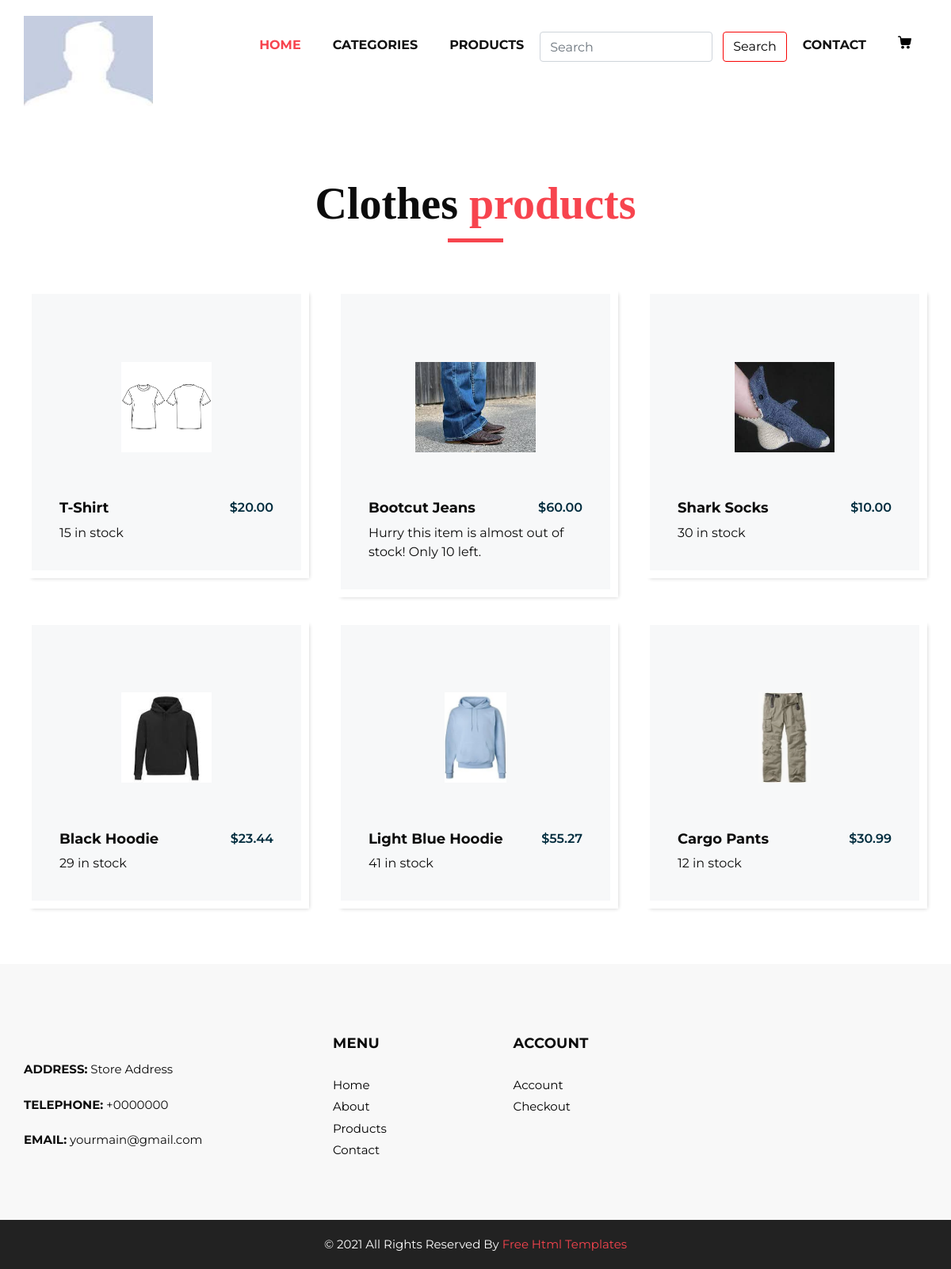
Screenshot of /store/categories/17/ with the database file from the repository.
### products/models.py (models this page shows, shortened)
class Categories(models.Model):
    category_name = models.CharField(max_length=100, unique=True)
    description = models.TextField(max_length=300, blank=True)
    class Meta:
        verbose_name_plural = 'Categories'

class Product(models.Model):
    BOOL_CHOICES = ((True, 'Display'), (False, 'Keep Hidden'))
    product_category = models.ForeignKey(Categories, on_delete=models.SET_NULL, null=True, related_name='categories', blank=True)
    title = models.CharField(max_length=100)
    image = models.ImageField(null=True, blank=True, upload_to='images/')
    description = models.TextField(max_length=250)
    price = models.DecimalField(max_digits=12, decimal_places=2)
    stock = models.IntegerField(default=0)
    created_at = models.DateTimeField(auto_now_add=True)
    display_product = models.BooleanField(null=True, default=False, choices=BOOL_CHOICES)
    id_hidden = models.IntegerField(default=0, null=True, blank=True)
    @property
    def stock_amount(self):
        if self.stock <= 0:
            return "This item is out of stock!"
        elif self.stock <= 10:
            return f'Hurry this item is almost out of stock! Only {self.stock} left.'
        else:
            return f"{self.stock} in stock"
    @property
    def imageURL(self):
        try:
            url = self.image.url
        except:
            url = ''
        return url
    class Meta:
        verbose_name_plural = 'Products'
        unique_together = ['title', 'product_category']

### store/views.py (the view)
# urls.py: path('categories/<slug:pk>/', ProductsByCategoryView.as_view(), name='products_by_category'),
class ProductsByCategoryView(ListView):
    model = Product
    template_name = 'store/products_by_category.html'
    context_object_name = 'products'
    def get_queryset(self):
        return Product.objects.filter(product_category=self.kwargs['pk'])
    def get_context_data(self, **kwargs):
        context = super().get_context_data(**kwargs)
        context['Category'] = Categories.objects.get(id=self.kwargs['pk'])
        return context

### store/templates/store/products_by_category.html (shortened to what this page needs)
{% extends 'store/storefront.html' %}
{% load static %}
{% block content %}
<section class="product_section layout_padding">
    <div class="container">
       <div class="heading_container heading_center">
          <h2>
            {{ Category.category_name }} <span>products</span>
          </h2>
       </div>
       <div class="row">
         {% for product in products %}
          <div class="col-sm-6 col-md-4 col-lg-4">
             <div class="box">
                <div class="img-box">
                   <img src="{{ product.imageURL }}" alt="">
                </div>
                <div class="detail-box">
                   <h5>
                      {{ product.title|title }}
                   </h5>
                   <h6>
                      ${{ product.price}}
                   </h6>
                </div>
                {{ product.stock_amount }}
             </div>
          </div>
          {% endfor %}
       </div>
       </div>
    </div>
{% endblock content %}

### django_project/static/css/store_css/style.css (style rules this page uses)
* { box-sizing: border-box; }
body { font-family: 'Montserrat', sans-serif; color: #0c0c0c; background-color: #ffffff; overflow-x: hidden; }
.layout_padding { padding: 70px 0; }
h1, h2 { font-family: 'Playfair Display', serif; }
.heading_container { display: -webkit-box; display: -ms-flexbox; display: flex; -webkit-box-orient: vertical; -webkit-box-direction: normal; -ms-flex-direction: column; flex-direction: column; -webkit-box-align: start; -ms-flex-align: start; align-items: flex-start; }
.heading_container h2 { position: relative; margin-bottom: 0; font-size: 3.5rem; font-weight: bold; }
.heading_container h2::after { content: ""; display: block; width: 70px; height: 5px; background: #f7444e; margin: 10px auto 10px; }
.heading_container h2 span { color: #f7444e; }
.heading_container.heading_center { -webkit-box-align: center; -ms-flex-align: center; align-items: center; text-align: center; }
.product_section .heading_container { margin-bottom: 20px; }
.product_section .box { position: relative; margin-top: 25px; padding: 35px 35px; background-color: #f7f8f9; -webkit-transition: all .3s; transition: all .3s; overflow: hidden; box-shadow: 5px 5px 5px -5px rgba(0,0,0,.2); border: solid #fff 10px; }
.product_section .box .img-box { display: -webkit-box; display: -ms-flexbox; display: flex; -webkit-box-pack: center; -ms-flex-pack: center; justify-content: center; -webkit-box-align: center; -ms-flex-align: center; align-items: center; height: 215px; }
.product_section .box .img-box img { max-width: 100%; max-height: 160px; -webkit-transition: all .3s; transition: all .3s; }
.product_section .box .detail-box { text-align: center; display: -webkit-box; display: -ms-flexbox; display: flex; -webkit-box-pack: justify; -ms-flex-pack: justify; justify-content: space-between; }
.product_section .box .detail-box h5 { font-size: 18px; margin-top: 10px; }
.product_section .box .detail-box h6 { margin-top: 10px; color: #002c3e; font-weight: 600; }
.detail-box h5 { font-size: 21px; font-weight: 700; }

### django_project/static/css/store_css/responsive.css (style rules this page uses)
@media (min-width: 1200px) { .container { max-width: 1170px; } }

### rows the page displays
Categories: category_name "Clothes"
Product: imageURL (picture), title "T-Shirt", price "20.00", stock_amount "15 in stock"
Product: imageURL (picture), title "Bootcut Jeans", price "60.00", stock_amount "Hurry this item is almost out of stock! Only 10 left."
Product: imageURL (picture), title "Shark Socks", price "10.00", stock_amount "30 in stock"
Product: imageURL (picture), title "Black Hoodie", price "23.44", stock_amount "29 in stock"
Product: imageURL (picture), title "Light Blue Hoodie", price "55.27", stock_amount "41 in stock"
Product: imageURL (picture), title "Cargo Pants", price "30.99", stock_amount "12 in stock"
